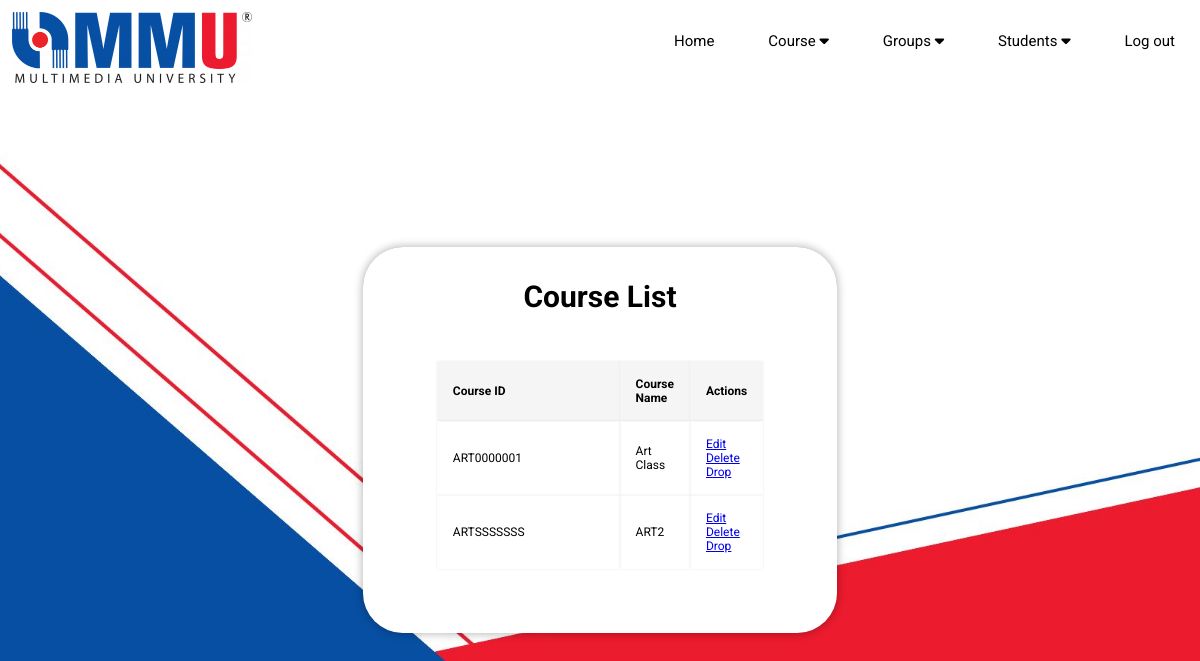
/class_list (signed in), run on the app's committed database.
### tables this page shows
CREATE TABLE "Classes" (
	"class_id"	TEXT NOT NULL,
	"class_name"	TEXT NOT NULL,
	PRIMARY KEY("class_id")
);

### app.py (the view)
@app.route('/class_list')
def class_list():
    lecturer_id = session.get('user_id')
    if lecturer_id:
        conn = get_db_connection()
        cursor = conn.cursor()
        cursor.execute("SELECT Classes.class_id, Classes.class_name, Users.name AS lecturer_name FROM Classes INNER JOIN Class_lecturers ON Classes.class_id = Class_lecturers.class_id INNER JOIN Users ON Class_lecturers.lecturer_id = Users.user_id WHERE Users.user_id = ?", (lecturer_id,))
        classes = cursor.fetchall()
        conn.close()
        return render_template('class_list.html', classes=classes)
    else:
        return "No user logged in"

### app.py (called while the page is built)
def get_db_connection():
    conn = sqlite3.connect(DATABASE)
    conn.row_factory = sqlite3.Row
    return conn

### templates/class_list.html (shortened to what this page needs)
{%extends "layout_lect.html"%}
{% block content %}
    <div class="add_class">
        <h1>Course List</h1>
        <table class="class_list">
            <tr>
                <th>Course ID</th>
                <th>Course Name</th>
                <th>Actions</th>
            </tr>
            {% for class in classes %}
            <tr>
                <td class="name">{{ class['class_id'] }}</td>
                <td class="name">{{ class['class_name'] }}</td>
                <td class="name">
                    <a href="{{ url_for('edit_class', class_id=class['class_id']) }}">Edit</a>
                    <a href="{{ url_for('delete_class', class_id=class['class_id']) }}" onclick="return confirm('Are you sure you want to delete this course?')">Delete</a>
                    <a href="{{ url_for('drop_class', class_id=class['class_id']) }}" onclick="return confirm('Are you sure you want to drop this course?')">Drop</a>
                </td>
            </tr>
            {% endfor %}
        </table>
    </div>
{% endblock %}

### static/style_LecturerMenu.css (style rules this page uses)
* { padding: 0; margin: 0; box-sizing: border-box; font-family: "Roboto", sans-serif; }
body { display: flex; justify-content: center; align-items: center; min-height: 100vh; background: url(PageBg.jpg) no-repeat; background-attachment: fixed; background-size: cover; background-position: center; image-resolution: 1080; }
.add_class { min-width:420px; width: auto; background: rgb(255, 255, 255); color: black; border: 2px solid rgba(255, 255, 255, .2); backdrop-filter: contrast(50%); box-shadow: 0 0 10px rgba(0, 0, 0, 0.329); border-radius: 40px; margin-top: 80px; padding: 30px 40px; }
.add_class h1 { padding-bottom: 15px; font-size: 30px; text-align: center; }
.class_list { font-size: 12px; font-weight: normal; display: flex; justify-content: center; align-items: center; border-radius: 2%; width: 100%; margin: 0px auto; padding: 2rem; border-collapse: collapse; }
td.name { width: 100%; height: 100%; padding: 1rem; align-items: center; background-color: transparent; box-shadow: 0 0 2px rgba(0, 0, 0, .1);; }
th { width: 100%; height: 100%; font-weight: bold; color: black; padding: 1rem; text-align: left; border-radius: 2%; background-color: whitesmoke; box-shadow: 0 0 2px rgba(0, 0, 0, .1); }

### data on the page
Classes: class_id "ART0000001", class_name "Art Class"
Classes: class_id "ARTSSSSSSS", class_name "ART2"
